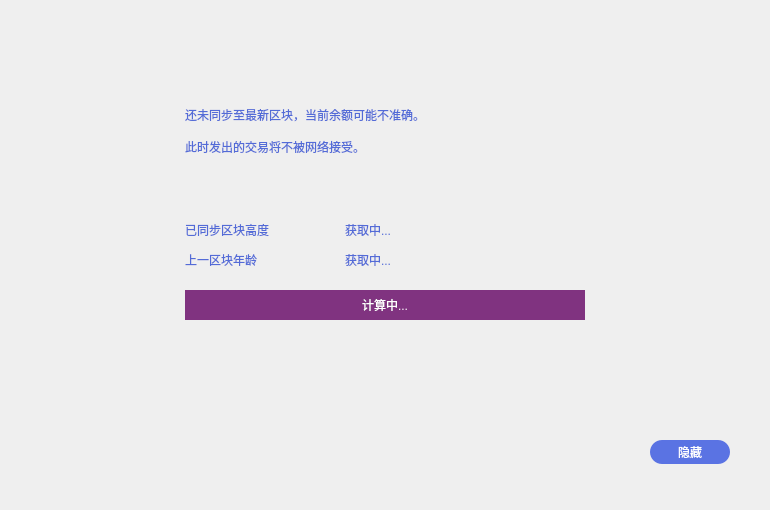
<?xml version="1.0" encoding="UTF-8"?>
<ui version="4.0">
 <class>CoverWidget</class>
 <widget class="QWidget" name="CoverWidget">
  <property name="geometry">
   <rect>
    <x>0</x>
    <y>0</y>
    <width>770</width>
    <height>510</height>
   </rect>
  </property>
  <property name="windowTitle">
   <string>Form</string>
  </property>
  <property name="styleSheet">
   <string notr="true">QLabel{color: rgb(83,107,215);font: 12px &quot;微软雅黑&quot;;}

</string>
  </property>
  <widget class="QProgressBar" name="progressBar">
   <property name="geometry">
    <rect>
     <x>185</x>
     <y>290</y>
     <width>400</width>
     <height>30</height>
    </rect>
   </property>
   <property name="styleSheet">
    <string notr="true">QProgressBar{
		color:white;
        border: none;
        text-align: center;
        background: rgb(128, 51, 128);
}
QProgressBar::chunk {
		color:white;
        background: rgb(83, 61, 138);
}</string>
   </property>
   <property name="value">
    <number>0</number>
   </property>
   <property name="textVisible">
    <bool>true</bool>
   </property>
   <property name="format">
    <string>计算中...</string>
   </property>
  </widget>
  <widget class="QToolButton" name="hideBtn">
   <property name="geometry">
    <rect>
     <x>650</x>
     <y>440</y>
     <width>80</width>
     <height>24</height>
    </rect>
   </property>
   <property name="cursor">
    <cursorShape>PointingHandCursor</cursorShape>
   </property>
   <property name="styleSheet">
    <string notr="true">background-color: rgb(90,115,227);
color: rgb(255, 255, 255);
border-radius:12px;
font:12px &quot;微软雅黑&quot;;</string>
   </property>
   <property name="text">
    <string>隐藏</string>
   </property>
  </widget>
  <widget class="QLabel" name="tipLabel">
   <property name="geometry">
    <rect>
     <x>185</x>
     <y>90</y>
     <width>421</width>
     <height>81</height>
    </rect>
   </property>
   <property name="text">
    <string>还未同步至最新区块，当前余额可能不准确。

此时发出的交易将不被网络接受。</string>
   </property>
   <property name="wordWrap">
    <bool>true</bool>
   </property>
  </widget>
  <widget class="QLabel" name="label">
   <property name="geometry">
    <rect>
     <x>185</x>
     <y>250</y>
     <width>120</width>
     <height>20</height>
    </rect>
   </property>
   <property name="text">
    <string>上一区块年龄</string>
   </property>
  </widget>
  <widget class="QLabel" name="label_2">
   <property name="geometry">
    <rect>
     <x>185</x>
     <y>220</y>
     <width>120</width>
     <height>20</height>
    </rect>
   </property>
   <property name="text">
    <string>已同步区块高度</string>
   </property>
  </widget>
  <widget class="QLabel" name="heightLabel">
   <property name="geometry">
    <rect>
     <x>345</x>
     <y>220</y>
     <width>240</width>
     <height>20</height>
    </rect>
   </property>
   <property name="text">
    <string>获取中...</string>
   </property>
  </widget>
  <widget class="QLabel" name="timeLabel">
   <property name="geometry">
    <rect>
     <x>345</x>
     <y>250</y>
     <width>240</width>
     <height>20</height>
    </rect>
   </property>
   <property name="text">
    <string>获取中...</string>
   </property>
  </widget>
 </widget>
 <resources/>
 <connections/>
</ui>
